Frame 1 (no input): blank canvas, image omitted
Frame 60 (no input): blank canvas, image omitted
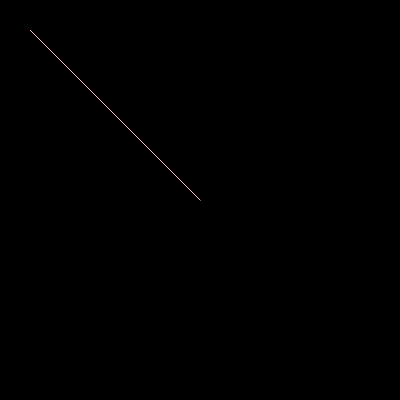
Frame 120 (the mouse pressed at the canvas centre since frame 60)

The p5.js sketch whose frames 1 and 60 were blank and that drew this single picture after the mouse press (run headless with seeded random() and noise() and a simulated clock; from frame 60 on, the mouse is pressed at the canvas centre):

// p5.js sketch
// ── sketch.js
function setup() {
  createCanvas(400, 400)
  background(0, 0, 0)
}

function draw() {
  background(0)
  stroke(255, 192, 203)
  fill(255, 192, 203)
  triangle(mouseX, mouseY, 30, 30, 50, 50)
}
// set up is called by p5 and where you can say about the background and createCanvas
// {} describes what in the function
// the numbers in background determine the colour of the background, 0,0,0 means black background
// fill determines the colour inside the shape
// fill means the colour in shape while stroke means the colour of the outline
// if you remove stroke it goes to black if you include both fill and stroke then the shape has a colour for the inside and outline
// ellipse determines the position and the size of the shape
// if you change the numbers then the position and shape will change depending what numbers you change.
// mouseX and mouseY means the shape follows where the mouse goes
